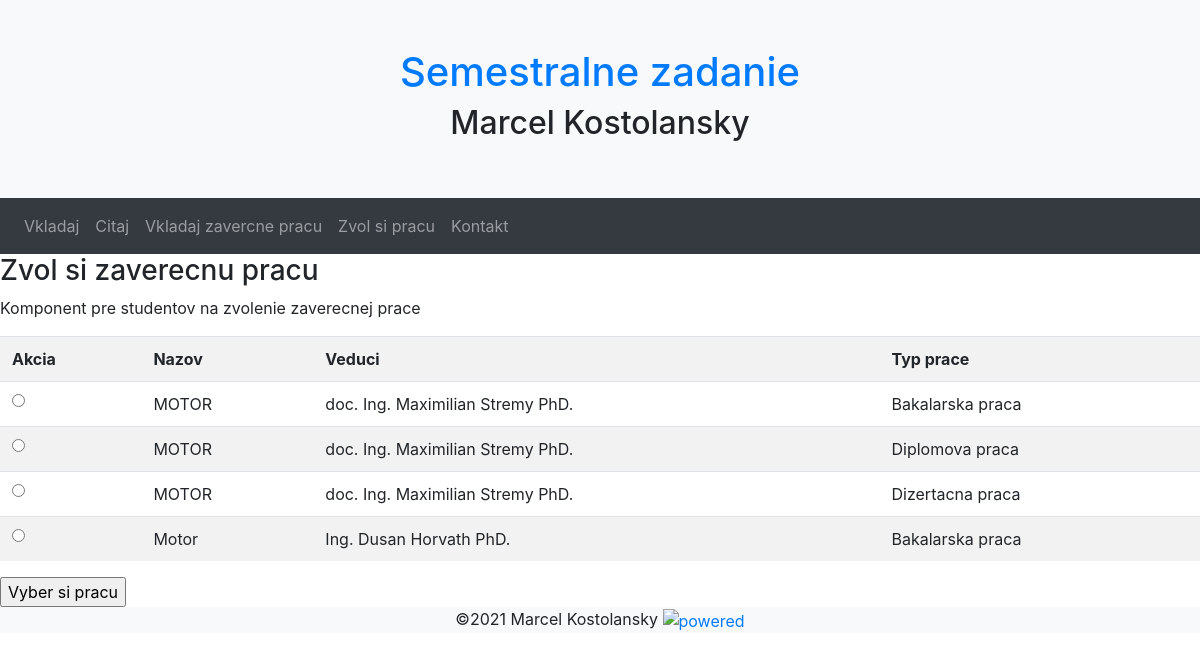
The page /zvolZp.php?id=6&zvol=ano on the database its author committed.
### tables this page shows
CREATE TABLE `zaverecna_praca` (
  `id_prace` int(50) NOT NULL,
  `Nazov` varchar(150) NOT NULL,
  `Autor` int(40) DEFAULT NULL,
  `Veduci` varchar(40) NOT NULL,
  `druh_prace` int(11) NOT NULL
);

CREATE TABLE `druh_prace` (
  `id_typ` int(10) NOT NULL,
  `Skratka` varchar(2) NOT NULL,
  `cely_nazov` varchar(30) NOT NULL
);

### zvolZp.php (the view, shortened to what this page needs)
<?php
include "config.php";
include "menu.php";
if ($_GET["zvol"] =="ano" && $_GET["id"]!="")
{
echo"<h3>Zvol si zaverecnu pracu</h3>";
echo"<p>Komponent pre studentov na zvolenie zaverecnej prace</p>";
$query="SELECT zaverecna_praca.id_prace,zaverecna_praca.nazov,zaverecna_praca.veduci,druh_prace.cely_nazov
FROM zaverecna_praca
LEFT JOIN druh_prace ON zaverecna_praca.druh_prace=druh_prace.id_typ
WHERE Autor IS NULL";
$result=mysqli_query($conn,$query);
?>
<table class="table table-striped">
    <tr>
        <th>Akcia</th>
        <th>Nazov</th>
        <th>Veduci</th>
        <th>Typ prace</th>
    </tr>
<form action="zvolZp.php" method="get">
<?php
    while ($row=mysqli_fetch_assoc($result))
    {
?>
    <tr>
        <td><input type="radio" name="idPrace" value="<?php echo $row["id_prace"]; ?>"></td>
        <td> <?php echo $row["nazov"];      ?></td>
        <td> <?php echo $row["veduci"];     ?></td>
        <td> <?php echo $row["cely_nazov"]; ?></td>
    </tr>
<?php
}
?>
</table>
    <input type="submit" value="Vyber si pracu">
<?php
include "footer.php";
}
else
{
}
?>

### rows shown on the page
zaverecna_praca: Nazov "MOTOR", Veduci "doc. Ing. Maximilian Stremy PhD.", druh_prace.cely_nazov "Bakalarska praca"
zaverecna_praca: Nazov "MOTOR", Veduci "doc. Ing. Maximilian Stremy PhD.", druh_prace.cely_nazov "Diplomova praca"
zaverecna_praca: Nazov "MOTOR", Veduci "doc. Ing. Maximilian Stremy PhD.", druh_prace.cely_nazov "Dizertacna praca"
zaverecna_praca: Nazov "Motor", Veduci "Ing. Dusan Horvath PhD.", druh_prace.cely_nazov "Bakalarska praca"
